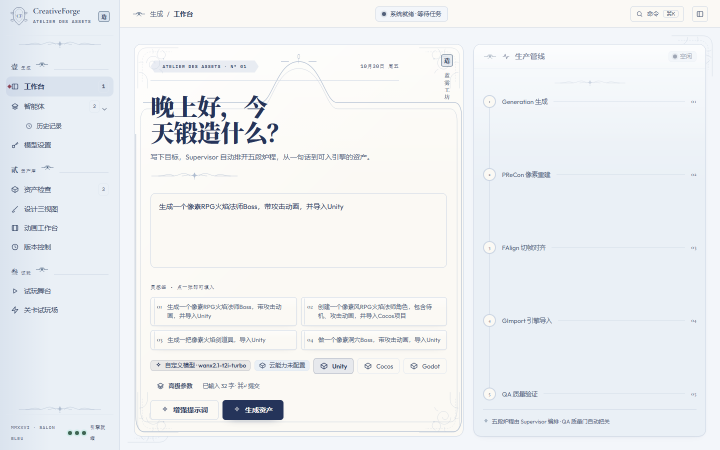
#> input picture .run_logs/workspace-latest-2026-10-30T12-57-50-895Z.png, 1440 x 900 px (shown at 1/2 size)
$ python -i motion_qa.py   (imports and definitions only)
#> lines starting #> are read from the running program, lines starting #| are printed output that depends on the picture
#> further down, picture is the input picture: PIL image 1440x900 RGB; mean R, G, B 237.2, 239.9, 242.3
"""生成后自动质检（V3.5 三维量化标准的逐条产出落地）.

对**每一条真实生成的动画**（骨骼链/i2v 视频链）计算量化指标并分级：
  * 动作流畅度  —— motion_cv（能量变异，仅循环动作门控：跳跃抛物线的
    慢顶点快落地是天文学事实）、frozen_ratio（近静止相邻帧占比——呼吸
    顶点/蓄力段的低速帧是运动学事实，占比制判定）、mean_energy（骨骼链
    按动作分档下限，i2v 链尺度不同不设）
  * 时序/身份  —— temporal_sim（相邻帧 similarity overall，下限按循环
    0.90 / 一次性 0.65——合法大姿态会拉低逐帧相似度）、palette_sim_vs_f0
    （调色板对首帧漂移，i2v 常见劣化）
  * 细节还原  —— 源画标志色的 survival（帧中存在率）与 completeness
    （最佳帧纯色像素/源像素，**源图先缩到帧尺寸再计数**——否则分辨率
    缩放会被误判成细节丢失，实测 384/1024 面积比 0.151 的假阴性）

阈值全部来自实测校准（2026-10-04，夹具五动作 + 两条真实 i2v flash 片段）：
  夹具 frozen_ratio 0~0.083 / cv 0.18~1.45(一次性) / temporal 0.986+ /
  palette 0.97+；i2v temporal 0.947+ / palette 0.931+ / completeness 1.0。

质检是**增益项**：任何异常返回 None 并绝不阻塞生成。grade ∈
pass/warn/fail，issues 为可读中文（前端徽章与人工复核入口）。
"""

import io
import math

import numpy as np
from PIL import Image

from artgen.style import similarity_rgba

# ── 阈值（实测校准，改动需同步 motion_baseline 校准记录）─────────────────
FROZEN_ENERGY = 0.06  # 相邻帧能量低于此 = 近静止对
ALL_STATIC_ENERGY = 0.05  # 全循环平均能量低于此 = 完全冻结（硬失败）
FROZEN_WARN = 0.35
FROZEN_FAIL = 0.70
CV_WARN = 0.85  # 仅 idle/walk/run（jump 抛物线慢顶点天然高 cv）
CV_FAIL = 1.60
TEMPORAL_FLOOR = {"cyclic": 0.90, "burst": 0.65}
PALETTE_WARN = 0.88
PALETTE_FAIL = 0.85
SURVIVAL_WARN = 0.70
COMPLETENESS_WARN = 0.70
COMPLETENESS_FAIL = 0.40
# 逐色最小值硬门：均值口径下丢一件小面积标志物（武器金色 288px）会被
# 三件大件（甲蓝 ~1165px）摊薄成 0.75 蒙混——任一标志色在**所有帧**中
# 几乎消失（最佳帧完整度 <0.15）即 fail，<0.45 warn
COMPLETENESS_MIN_WARN = 0.45
COMPLETENESS_MIN_FAIL = 0.15
# 骨骼链分动作能量下限（实测夹具：idle 1.12 walk 2.88 run 3.56 attack 1.57 jump 4.52，
# 下限留 ~4× 余量；i2v 链画面含背景微动，尺度不同不设）
ENERGY_FLOOR = {"idle": 0.25, "walk": 0.80, "run": 1.20, "attack": 0.40, "jump": 1.00}
_CYCLIC_ACTIONS = ("idle", "walk", "run")


def _detail_palette(source_img):
    """源画显著色簇（饱和度×面积 top-4，剔除边缘背景色）。"""
    from collections import Counter

    quant = source_img.quantize(colors=16).convert("RGB")
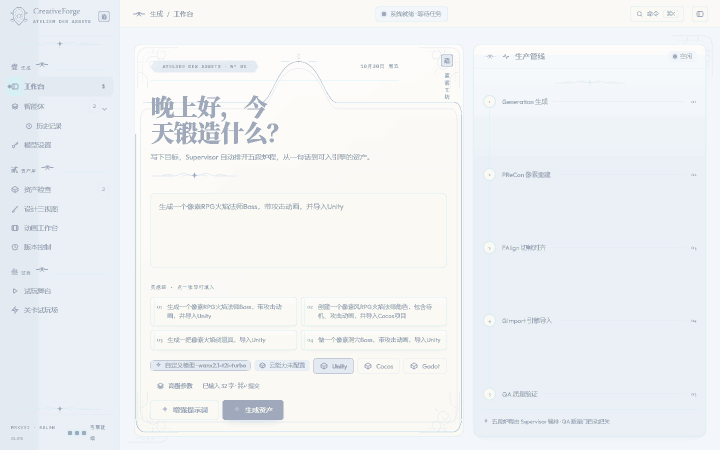
#> quant: PIL image 1440x900 RGB (shown at 1/2 size); mean R, G, B 239.6, 242.4, 244.2
    counts = Counter(quant.getdata())
#> counts = 16 items
    border = [quant.getpixel((x, 0)) for x in range(0, source_img.width, 8)] + [
        quant.getpixel((0, y)) for y in range(0, source_img.height, 8)
    ]
#> border = 293 items, first 6: (228, 234, 241), (228, 234, 241), (228, 234, 241), (228, 234, 241), (228, 234, 241), (228, 234, 241)
    border_set = set(border)
#> border_set = 3 items
    ranked = []
    for color, count in counts.items():
        if color in border_set:
            continue
        saturation = max(color) - min(color)
        ranked.append((saturation * math.sqrt(count), saturation, color))
#> this loop made 16 passes
#> (color, count, saturation) on passes 3, 5, 6, 7, 8, 9, 10, 11, 12, 13, 14, 15: ((215, 240, 245), 20857, 30), ((243, 243, 238), 6423, 5), ((248, 247, 243), 6291, 5), ((251, 249, 244), 250057, 7), ((160, 168, 187), 38173, 27), ((238, 243, 248), 39692, 10), ((243, 246, 250), 156733, 7), ((252, 250, 216), 4882, 36), ((216, 249, 245), 1516, 33), ((246, 249, 251), 25670, 5), ((253, 252, 250), 73798, 3), ((252, 251, 248), 73805, 4)
#> (color, count) on passes 1, 2, 4: ((228, 234, 241), 92956), ((234, 240, 246), 390787), ((251, 249, 245), 114203)
#> after the loop, ranked = 13 items
    ranked.sort(reverse=True)
    return [color for _, sat, color in ranked[:4] if sat >= 30]


# [133 lines left out: function post_validate, not called in this run]

>>> from PIL import Image
>>> picture = Image.open('../../../.run_logs/workspace-latest-2026-10-30T12-57-50-895Z.png')
>>> result = _detail_palette(picture)
#> result = [(215, 240, 245)]
